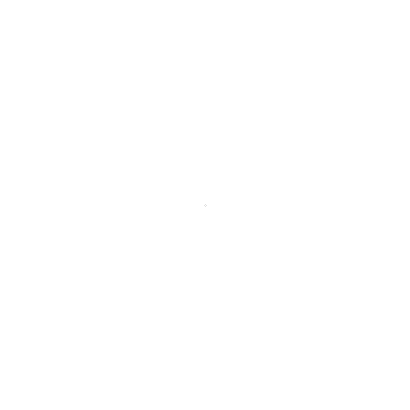
Frame 1 (no input)
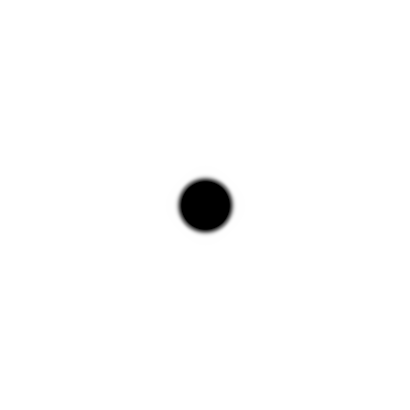
Frame 60 (the mouse pressed at the canvas centre just before this capture)
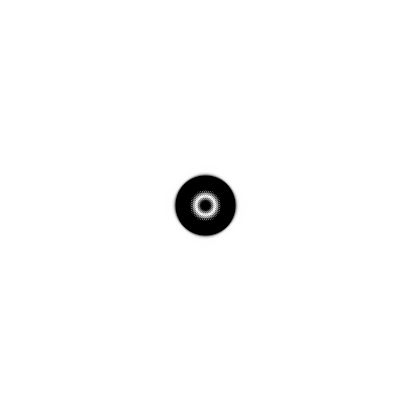
Frame 120 (the mouse held since frame 60 and released just before this capture)

The Processing sketch that drew these frames (run headless with seeded random() and noise(); from frame 60 on, the mouse is pressed at the canvas centre):

// Processing sketch: chladni
// ── chladni.pde
// A fork of Chladni Patterns by Konstantin Makhmutov
// https://openprocessing.org/user/56835?view=sketches&o=11

float[][] p, v;
float f1 = 0.01, f2 = 0.02, f3 = 0.03;
int[][] unicoord;
int widt, heigh;
int halfWidth, halfHeight;

float vel;

void setup() {
  size(410, 410);
  colorMode(RGB, 1);
  background(1);
  
  widt = width-1;
  heigh = height-1;
  
  halfWidth = width/2;
  halfHeight = height/2;
  
  p = new float[width][height];
  v = new float[width][height];
  
  unicoord = new int[width][height];
  int pixel = 0;
  for (int y = 0; y < height; y++) {
    for (int x = 0; x < width; x++) {
      unicoord[x][y] = pixel++;
    }
  }
  cursor(HAND);
  
  loadPixels();
}

void draw() {
  vel = 1;
  v[halfWidth][halfHeight] = 0;
	p[halfWidth][halfHeight] = (sin(frameCount * f1 * vel) + sin(frameCount * f2 * vel) + sin(frameCount * f3 * vel)) * 8;
  
  for (int x = 1; x < widt; x++) {
    for (int y = 1; y < heigh; y++) {
      v[x][y] += (p[x-1][y] + p[x+1][y] + p[x][y-1] + p[x][y+1]) * 0.25 - p[x][y];
    }
  }
  
  for (int x = 1; x < widt; x++) {
    for (int y = 1; y < heigh; y++) {
      p[x][y] += v[x][y];
      pixels[unicoord[x][y]] = color(1 - abs(constrain(p[x][y], -1, 1)));
    }
  }
  
  updatePixels();
}

void mousePressed() {
  for (int x = 1; x < widt; x++) {
    for (int y = 1; y < heigh; y++) {
      v[x][y] = 0;
      p[x][y] = 0;
    }
  }
  
  f1 = random(0.005, 0.05);
  f2 = random(0.005, 0.05);
  f3 = random(0.005, 0.05);
  vel = random(0.5, 3);
}
